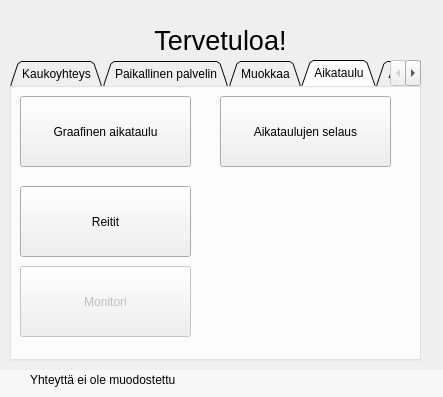
<?xml version="1.0" encoding="UTF-8"?>
<ui version="4.0">
 <class>RatapihaIkkuna</class>
 <widget class="QMainWindow" name="RatapihaIkkuna">
  <property name="geometry">
   <rect>
    <x>0</x>
    <y>0</y>
    <width>443</width>
    <height>397</height>
   </rect>
  </property>
  <property name="sizePolicy">
   <sizepolicy hsizetype="Fixed" vsizetype="Fixed">
    <horstretch>0</horstretch>
    <verstretch>0</verstretch>
   </sizepolicy>
  </property>
  <property name="windowTitle">
   <string>Ratapiha</string>
  </property>
  <property name="styleSheet">
   <string notr="true">.RatapihaIkkuna { background: url(:/r/pic/tausta.png) }</string>
  </property>
  <widget class="QWidget" name="centralwidget">
   <widget class="QTabWidget" name="tabWidget">
    <property name="geometry">
     <rect>
      <x>10</x>
      <y>60</y>
      <width>411</width>
      <height>301</height>
     </rect>
    </property>
    <property name="styleSheet">
     <string notr="true">QTabWidget::tab::selected, QTabWidget::pane { background-color: rgba(255, 255, 255, 100); }</string>
    </property>
    <property name="tabShape">
     <enum>QTabWidget::Triangular</enum>
    </property>
    <property name="currentIndex">
     <number>3</number>
    </property>
    <widget class="QWidget" name="kaukoTab">
     <attribute name="title">
      <string>Kaukoyhteys</string>
     </attribute>
     <widget class="QPushButton" name="yhdistaNappi">
      <property name="geometry">
       <rect>
        <x>10</x>
        <y>10</y>
        <width>171</width>
        <height>71</height>
       </rect>
      </property>
      <property name="text">
       <string>Yhdistä</string>
      </property>
      <property name="icon">
       <iconset resource="ratapiha-kauko.qrc">
        <normaloff>:/r/pic/po-aja.png</normaloff>:/r/pic/po-aja.png</iconset>
      </property>
      <property name="iconSize">
       <size>
        <width>32</width>
        <height>32</height>
       </size>
      </property>
     </widget>
     <widget class="QPushButton" name="katkaiseNappi">
      <property name="enabled">
       <bool>false</bool>
      </property>
      <property name="geometry">
       <rect>
        <x>200</x>
        <y>10</y>
        <width>181</width>
        <height>71</height>
       </rect>
      </property>
      <property name="text">
       <string>Katkaise yhteys</string>
      </property>
      <property name="icon">
       <iconset resource="ratapiha-kauko.qrc">
        <normaloff>:/r/pic/po-seis.png</normaloff>:/r/pic/po-seis.png</iconset>
      </property>
      <property name="iconSize">
       <size>
        <width>32</width>
        <height>32</height>
       </size>
      </property>
     </widget>
     <widget class="QPushButton" name="ohjausKaukoButton">
      <property name="enabled">
       <bool>false</bool>
      </property>
      <property name="geometry">
       <rect>
        <x>10</x>
        <y>200</y>
        <width>181</width>
        <height>71</height>
       </rect>
      </property>
      <property name="text">
       <string>Ohjausnäkymä</string>
      </property>
     </widget>
    </widget>
    <widget class="QWidget" name="palvelintab">
     <attribute name="title">
      <string>Paikallinen palvelin</string>
     </attribute>
     <widget class="QPushButton" name="kaynnistaPalvelinNappi">
      <property name="geometry">
       <rect>
        <x>10</x>
        <y>10</y>
        <width>171</width>
        <height>71</height>
       </rect>
      </property>
      <property name="text">
       <string>Käynnistä palvelin</string>
      </property>
      <property name="icon">
       <iconset resource="ratapiha-kauko.qrc">
        <normaloff>:/r/pic/po-aja.png</normaloff>:/r/pic/po-aja.png</iconset>
      </property>
      <property name="iconSize">
       <size>
        <width>32</width>
        <height>32</height>
       </size>
      </property>
     </widget>
     <widget class="QPushButton" name="pysaytaPalvelinNappi">
      <property name="enabled">
       <bool>false</bool>
      </property>
      <property name="geometry">
       <rect>
        <x>200</x>
        <y>10</y>
        <width>181</width>
        <height>71</height>
       </rect>
      </property>
      <property name="text">
       <string>Pysäytä palvelin</string>
      </property>
      <property name="icon">
       <iconset resource="ratapiha-kauko.qrc">
        <normaloff>:/r/pic/po-seis.png</normaloff>:/r/pic/po-seis.png</iconset>
      </property>
      <property name="iconSize">
       <size>
        <width>32</width>
        <height>32</height>
       </size>
      </property>
     </widget>
     <widget class="QPushButton" name="rataButton">
      <property name="enabled">
       <bool>false</bool>
      </property>
      <property name="geometry">
       <rect>
        <x>210</x>
        <y>200</y>
        <width>181</width>
        <height>71</height>
       </rect>
      </property>
      <property name="text">
       <string>Ratanäkymä</string>
      </property>
      <property name="icon">
       <iconset resource="ratapiha-kauko.qrc">
        <normaloff>:/r/pic/varojunaa.png</normaloff>:/r/pic/varojunaa.png</iconset>
      </property>
      <property name="iconSize">
       <size>
        <width>32</width>
        <height>32</height>
       </size>
      </property>
     </widget>
     <widget class="QPushButton" name="ohjausPaikButton">
      <property name="enabled">
       <bool>false</bool>
      </property>
      <property name="geometry">
       <rect>
        <x>20</x>
        <y>200</y>
        <width>181</width>
        <height>71</height>
       </rect>
      </property>
      <property name="text">
       <string>Ohjausnäkymä</string>
      </property>
     </widget>
     <widget class="QSlider" name="nopeusSlider">
      <property name="enabled">
       <bool>false</bool>
      </property>
      <property name="geometry">
       <rect>
        <x>20</x>
        <y>120</y>
        <width>361</width>
        <height>16</height>
       </rect>
      </property>
      <property name="styleSheet">
       <string notr="true">background: none</string>
      </property>
      <property name="minimum">
       <number>0</number>
      </property>
      <property name="maximum">
       <number>60</number>
      </property>
      <property name="value">
       <number>10</number>
      </property>
      <property name="orientation">
       <enum>Qt::Horizontal</enum>
      </property>
      <property name="tickPosition">
       <enum>QSlider::TicksBothSides</enum>
      </property>
      <property name="tickInterval">
       <number>10</number>
      </property>
     </widget>
     <widget class="QLabel" name="label_3">
      <property name="geometry">
       <rect>
        <x>20</x>
        <y>100</y>
        <width>121</width>
        <height>16</height>
       </rect>
      </property>
      <property name="font">
       <font>
        <weight>50</weight>
        <bold>false</bold>
       </font>
      </property>
      <property name="text">
       <string>Simulaation nopeus</string>
      </property>
     </widget>
     <widget class="QLabel" name="nopeusArvoLabel">
      <property name="geometry">
       <rect>
        <x>300</x>
        <y>100</y>
        <width>53</width>
        <height>15</height>
       </rect>
      </property>
      <property name="text">
       <string>1</string>
      </property>
      <property name="alignment">
       <set>Qt::AlignRight|Qt::AlignTrailing|Qt::AlignVCenter</set>
      </property>
     </widget>
     <widget class="QLabel" name="label_6">
      <property name="geometry">
       <rect>
        <x>360</x>
        <y>100</y>
        <width>53</width>
        <height>15</height>
       </rect>
      </property>
      <property name="text">
       <string>x</string>
      </property>
     </widget>
    </widget>
    <widget class="QWidget" name="tab">
     <attribute name="title">
      <string>Muokkaa</string>
     </attribute>
     <widget class="QPushButton" name="muokkaaNakymiaNappi">
      <property name="geometry">
       <rect>
        <x>10</x>
        <y>10</y>
        <width>171</width>
        <height>71</height>
       </rect>
      </property>
      <property name="text">
       <string>Muokkaa näkymiä</string>
      </property>
      <property name="icon">
       <iconset resource="ratapiha-kauko.qrc">
        <normaloff>:/r/pic/muokkaa.png</normaloff>:/r/pic/muokkaa.png</iconset>
      </property>
      <property name="iconSize">
       <size>
        <width>32</width>
        <height>32</height>
       </size>
      </property>
     </widget>
     <widget class="QPushButton" name="muokkaaRataaNappi">
      <property name="geometry">
       <rect>
        <x>200</x>
        <y>10</y>
        <width>171</width>
        <height>71</height>
       </rect>
      </property>
      <property name="text">
       <string>Muokkaa rataa</string>
      </property>
      <property name="icon">
       <iconset resource="ratapiha-kauko.qrc">
        <normaloff>:/r/pic/muokkaa.png</normaloff>:/r/pic/muokkaa.png</iconset>
      </property>
      <property name="iconSize">
       <size>
        <width>32</width>
        <height>32</height>
       </size>
      </property>
     </widget>
     <widget class="QPushButton" name="liikennepaikatNappi">
      <property name="geometry">
       <rect>
        <x>10</x>
        <y>90</y>
        <width>171</width>
        <height>71</height>
       </rect>
      </property>
      <property name="text">
       <string>Liikennepaikat</string>
      </property>
      <property name="icon">
       <iconset resource="ratapiha-kauko.qrc">
        <normaloff>:/r/pic/muokkaa.png</normaloff>:/r/pic/muokkaa.png</iconset>
      </property>
      <property name="iconSize">
       <size>
        <width>32</width>
        <height>32</height>
       </size>
      </property>
     </widget>
    </widget>
    <widget class="QWidget" name="aikataulutab">
     <attribute name="title">
      <string>Aikataulu</string>
     </attribute>
     <widget class="QPushButton" name="graafinenaikatauluNappi">
      <property name="geometry">
       <rect>
        <x>10</x>
        <y>10</y>
        <width>171</width>
        <height>71</height>
       </rect>
      </property>
      <property name="text">
       <string>Graafinen aikataulu</string>
      </property>
      <property name="icon">
       <iconset resource="ratapiha-kauko.qrc">
        <normaloff>:/r/pic/muokkaa.png</normaloff>:/r/pic/muokkaa.png</iconset>
      </property>
      <property name="iconSize">
       <size>
        <width>32</width>
        <height>32</height>
       </size>
      </property>
     </widget>
     <widget class="QPushButton" name="selaaAikatauluaNappi">
      <property name="geometry">
       <rect>
        <x>210</x>
        <y>10</y>
        <width>171</width>
        <height>71</height>
       </rect>
      </property>
      <property name="text">
       <string>Aikataulujen selaus</string>
      </property>
      <property name="icon">
       <iconset resource="ratapiha-kauko.qrc">
        <normaloff>:/r/pic/muokkaa.png</normaloff>:/r/pic/muokkaa.png</iconset>
      </property>
      <property name="iconSize">
       <size>
        <width>32</width>
        <height>32</height>
       </size>
      </property>
     </widget>
     <widget class="QPushButton" name="reittiNappi">
      <property name="geometry">
       <rect>
        <x>10</x>
        <y>100</y>
        <width>171</width>
        <height>71</height>
       </rect>
      </property>
      <property name="text">
       <string>Reitit</string>
      </property>
      <property name="icon">
       <iconset resource="ratapiha-kauko.qrc">
        <normaloff>:/r/pic/reitit.png</normaloff>:/r/pic/reitit.png</iconset>
      </property>
      <property name="iconSize">
       <size>
        <width>32</width>
        <height>32</height>
       </size>
      </property>
     </widget>
     <widget class="QPushButton" name="monitoriNappi">
      <property name="enabled">
       <bool>false</bool>
      </property>
      <property name="geometry">
       <rect>
        <x>10</x>
        <y>180</y>
        <width>171</width>
        <height>71</height>
       </rect>
      </property>
      <property name="text">
       <string>Monitori</string>
      </property>
      <property name="icon">
       <iconset resource="ratapiha-kauko.qrc">
        <normaloff>:/r/pic/reitit.png</normaloff>:/r/pic/reitit.png</iconset>
      </property>
      <property name="iconSize">
       <size>
        <width>32</width>
        <height>32</height>
       </size>
      </property>
     </widget>
    </widget>
    <widget class="QWidget" name="asetustab">
     <attribute name="title">
      <string>Asetukset</string>
     </attribute>
     <widget class="QWidget" name="layoutWidget">
      <property name="geometry">
       <rect>
        <x>1</x>
        <y>1</y>
        <width>401</width>
        <height>271</height>
       </rect>
      </property>
      <layout class="QVBoxLayout" name="verticalLayout">
       <item>
        <layout class="QGridLayout" name="gridLayout">
         <item row="0" column="0">
          <widget class="QLabel" name="label">
           <property name="styleSheet">
            <string notr="true"/>
           </property>
           <property name="text">
            <string>Palvelin</string>
           </property>
           <property name="buddy">
            <cstring>palvelinEdit</cstring>
           </property>
          </widget>
         </item>
         <item row="0" column="1">
          <widget class="QLineEdit" name="palvelinEdit"/>
         </item>
         <item row="1" column="0">
          <widget class="QLabel" name="label_2">
           <property name="text">
            <string>Portti</string>
           </property>
           <property name="buddy">
            <cstring>porttiSpin</cstring>
           </property>
          </widget>
         </item>
         <item row="1" column="1">
          <widget class="QSpinBox" name="porttiSpin">
           <property name="minimum">
            <number>1</number>
           </property>
           <property name="maximum">
            <number>65000</number>
           </property>
           <property name="value">
            <number>6543</number>
           </property>
          </widget>
         </item>
         <item row="2" column="0">
          <widget class="QLabel" name="label_4">
           <property name="text">
            <string>Käyttäjätunnus</string>
           </property>
           <property name="buddy">
            <cstring>kayttajatunnusLine</cstring>
           </property>
          </widget>
         </item>
         <item row="2" column="1">
          <widget class="QLineEdit" name="kayttajatunnusLine"/>
         </item>
         <item row="3" column="0">
          <widget class="QLabel" name="label_5">
           <property name="text">
            <string>Salasana</string>
           </property>
           <property name="buddy">
            <cstring>salasanaLine</cstring>
           </property>
          </widget>
         </item>
         <item row="3" column="1">
          <widget class="QLineEdit" name="salasanaLine">
           <property name="echoMode">
            <enum>QLineEdit::PasswordEchoOnEdit</enum>
           </property>
          </widget>
         </item>
        </layout>
       </item>
       <item>
        <spacer name="verticalSpacer">
         <property name="orientation">
          <enum>Qt::Vertical</enum>
         </property>
         <property name="sizeHint" stdset="0">
          <size>
           <width>20</width>
           <height>40</height>
          </size>
         </property>
        </spacer>
       </item>
      </layout>
     </widget>
    </widget>
   </widget>
   <widget class="QLabel" name="viestiLabel">
    <property name="geometry">
     <rect>
      <x>20</x>
      <y>20</y>
      <width>401</width>
      <height>41</height>
     </rect>
    </property>
    <property name="font">
     <font>
      <pointsize>20</pointsize>
     </font>
    </property>
    <property name="styleSheet">
     <string notr="true">background: none</string>
    </property>
    <property name="text">
     <string>Tervetuloa!</string>
    </property>
    <property name="alignment">
     <set>Qt::AlignCenter</set>
    </property>
   </widget>
   <widget class="QLabel" name="varivalo">
    <property name="geometry">
     <rect>
      <x>10</x>
      <y>370</y>
      <width>21</width>
      <height>21</height>
     </rect>
    </property>
    <property name="text">
     <string/>
    </property>
    <property name="pixmap">
     <pixmap resource="ratapiha-kauko.qrc">:/r/pic/ktas_punainen.png</pixmap>
    </property>
   </widget>
   <widget class="QLabel" name="tilaLabel">
    <property name="geometry">
     <rect>
      <x>30</x>
      <y>370</y>
      <width>391</width>
      <height>20</height>
     </rect>
    </property>
    <property name="text">
     <string>Yhteyttä ei ole muodostettu</string>
    </property>
   </widget>
   <widget class="QLabel" name="label_11">
    <property name="geometry">
     <rect>
      <x>0</x>
      <y>370</y>
      <width>471</width>
      <height>41</height>
     </rect>
    </property>
    <property name="styleSheet">
     <string notr="true">background-color: rgba(255, 255, 255, 125);</string>
    </property>
    <property name="text">
     <string/>
    </property>
   </widget>
   <zorder>label_11</zorder>
   <zorder>tabWidget</zorder>
   <zorder>viestiLabel</zorder>
   <zorder>varivalo</zorder>
   <zorder>tilaLabel</zorder>
  </widget>
 </widget>
 <resources>
  <include location="ratapiha-kauko.qrc"/>
 </resources>
 <connections>
  <connection>
   <sender>nopeusSlider</sender>
   <signal>sliderMoved(int)</signal>
   <receiver>nopeusArvoLabel</receiver>
   <slot>setNum(int)</slot>
   <hints>
    <hint type="sourcelabel">
     <x>232</x>
     <y>204</y>
    </hint>
    <hint type="destinationlabel">
     <x>350</x>
     <y>187</y>
    </hint>
   </hints>
  </connection>
 </connections>
</ui>
